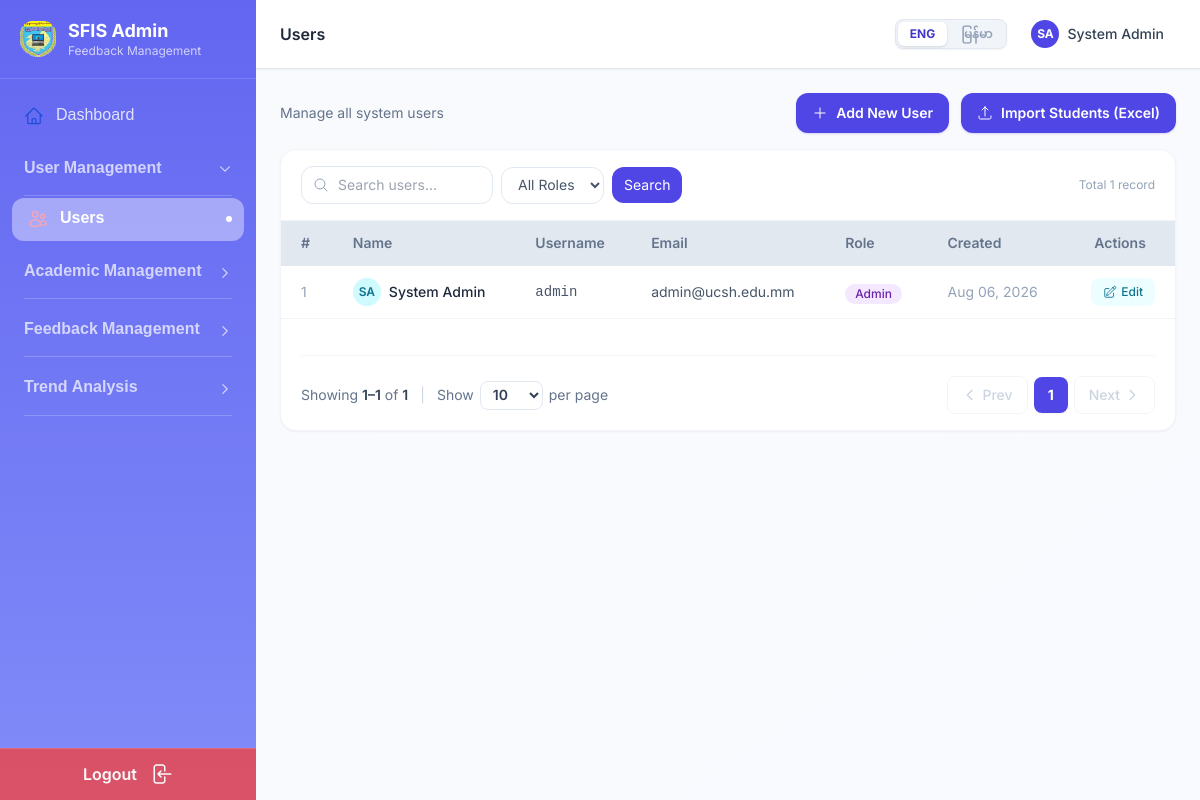
The page /admin/users.php (signed in) on the database its author committed.
### tables this page shows
CREATE TABLE IF NOT EXISTS users (
    id INT AUTO_INCREMENT PRIMARY KEY,
    name VARCHAR(100) NOT NULL,
    username VARCHAR(50) NOT NULL UNIQUE,
    email VARCHAR(100) NOT NULL UNIQUE,
    password VARCHAR(255) NOT NULL,
    role ENUM('admin','teacher','student') NOT NULL,
    profile_image VARCHAR(255) DEFAULT NULL,
    created_at TIMESTAMP DEFAULT CURRENT_TIMESTAMP,
    updated_at TIMESTAMP DEFAULT CURRENT_TIMESTAMP ON UPDATE CURRENT_TIMESTAMP
);

### admin/users.php (the view, shortened to what the rows shown need)
<?php
require_once '../config/db.php';
require_once '../includes/auth.php';
require_once '../includes/functions.php';
$pageTitle = $LANG['users_title'] ?? 'Users';
$perPage = max(10, min(100, (int) ($_GET['per_page'] ?? 10)));
$page = max(1, (int) ($_GET['page'] ?? 1));
$whereParts = [];
$params = [];
$types = '';
$where = $whereParts ? 'WHERE ' . implode(' AND ', $whereParts) : '';
$cntStmt = $conn->prepare("SELECT COUNT(*) AS c FROM users $where");
$cntStmt->execute();
$total = (int) $cntStmt->get_result()->fetch_assoc()['c'];
$pg = paginate($total, $perPage, $page);
$off = $pg['offset'];
$dataStmt = $conn->prepare("SELECT * FROM users $where ORDER BY id DESC LIMIT ? OFFSET ?");
$p2 = array_merge($params, [$perPage, $off]);
$t2 = $types . 'ii';
$dataStmt->bind_param($t2, ...$p2);
$dataStmt->execute();
$rows = $dataStmt->get_result()->fetch_all(MYSQLI_ASSOC);
include '../includes/admin_header.php';
include '../includes/admin_sidebar.php';
?>
<div class="bg-white rounded-2xl shadow-sm border border-slate-100 overflow-hidden">
    <div class="overflow-x-auto">
        <table class="w-full">
            <thead class="bg-slate-200 border-b border-slate-200">
                <tr>
                    <th class="text-left px-5 py-3 text-slate-500 text-sm font-semibold">#</th>
                    <th class="text-left px-5 py-3 text-slate-500 text-sm font-semibold">
                        <?= $LANG['col_name'] ?? 'Name' ?>
                    </th>
                    <th class="text-left px-5 py-3 text-slate-500 text-sm font-semibold">
                        <?= $LANG['col_username'] ?? 'Username' ?>
                    </th>
                    <th class="text-left px-5 py-3 text-slate-500 text-sm font-semibold">
                        <?= $LANG['col_email'] ?? 'Email' ?>
                    </th>
                    <th class="text-left px-5 py-3 text-slate-500 text-sm font-semibold">
                        <?= $LANG['col_role'] ?? 'Role' ?>
                    </th>
                    <th class="text-left px-5 py-3 text-slate-500 text-sm font-semibold">
                        <?= $LANG['col_created'] ?? 'Created' ?>
                    </th>
                    <th class="text-center px-5 py-3 text-slate-500 text-sm font-semibold">
                        <?= $LANG['col_actions'] ?? 'Actions' ?>
                    </th>
                </tr>
            </thead>
            <tbody class="divide-y divide-slate-100">
                <?php if ($rows):
                    foreach ($rows as $i => $row): ?>
                        <tr class="hover:bg-slate-50 transition-colors">
                            <td class="px-5 py-3 text-sm text-slate-400"><?= $pg['offset'] + $i + 1 ?></td>
                            <td class="px-5 py-3">
                                <div class="flex items-center gap-2">
                                    <div
                                        class="w-7 h-7 rounded-full bg-cyan-100 flex items-center justify-center text-xs font-semibold text-cyan-700 flex-shrink-0">
                                        <?= e(avatarInitials($row['name'])) ?>
                                    </div>
                                    <span class="text-sm font-medium text-slate-800"><?= e($row['name']) ?></span>
                                </div>
                            </td>
                            <td class="px-5 py-3 text-sm text-slate-600 font-mono"><?= e($row['username']) ?></td>
                            <td class="px-5 py-3 text-sm text-slate-600"><?= e($row['email']) ?></td>
                            <td class="px-5 py-3"><?= badgeRole($row['role']) ?></td>
                            <td class="px-5 py-3 text-sm text-slate-400"><?= formatDate($row['created_at']) ?></td>
                            <td class="px-5 py-3 text-right">
                                <div class="flex items-center justify-end gap-2">
                                    <button onclick="openEdit(<?= htmlspecialchars(json_encode($row), ENT_QUOTES) ?>)"
                                        class="inline-flex items-center gap-1 px-3 py-1.5 text-xs font-medium text-cyan-700 bg-cyan-50 hover:bg-cyan-100 rounded-lg">
                                        <?= iconSvg('edit', 'w-3.5 h-3.5') ?>         <?= $LANG['edit'] ?? 'Edit' ?>
                                    </button>
                                </div>
                            </td>
                        </tr>
                    <?php endforeach; endif ?>
            </tbody>
        </table>
    </div>
</div>
<?php include '../includes/admin_footer.php'; ?>

### includes/admin_sidebar.php (shortened to what the rows shown need)
        <?php $groupActive = false; ?>
        <?php foreach ($nav as $item): ?>
            <?php if (($item['type'] ?? '') === 'section'): ?>
                <?php if ($groupActive): ?>
                    </div>
                    <?php $groupActive = false; ?>
                <?php endif; ?>
                <p class="px-3 pt-4 pb-1
                           text-[12px]
                           font-semibold
                           leading-[1.7]
                           tracking-wide
                           text-white/60">
                    <?= e($item['label']) ?>
                </p>
            <?php elseif (($item['type'] ?? '') === 'group'): ?>
                <?php if ($groupActive): ?>
                    </div>
                    <?php $groupActive = false; ?>
                <?php endif; ?>
                <?php $groupKey = $item['key']; ?>
                <div class="px-3 pt-4 pb-0">
                    <button onclick="toggleGroup('<?= $groupKey ?>')" class="w-full flex items-center justify-between
                               pb-3
                               text-[16px]
                               font-semibold
                               leading-[1.7]
                               text-white/70
                               hover:text-white
                               transition-colors
                               border-b border-white/20">
                        <span>
                            <?= e($item['label']) ?>
                        </span>
                        <svg id="chevron-<?= $groupKey ?>" xmlns="http://www.w3.org/2000/svg" fill="none" viewBox="0 0 24 24"
                            stroke-width="2" stroke="currentColor" class="w-3.5 h-3.5 flex-shrink-0
                                   transition-transform duration-200
                                   <?= $item['isOpen'] ? 'rotate-90' : '' ?>">
                            <path stroke-linecap="round" stroke-linejoin="round" d="M8.25 4.5l7.5 7.5-7.5 7.5" />
                        </svg>
                    </button>
                </div>
                <div id="group-<?= $groupKey ?>" class="<?= $item['isOpen'] ? '' : 'hidden' ?>">
                    <?php $groupActive = true; ?>
                <?php else:
                ?>
                        <?= iconSvg(
                            $item['icon'],
                            'w-5 h-5 flex-shrink-0 ' .
                            ($item['iconColor'] ?? 'text-white/80')
                        ) ?>
                <?php endif; ?>
            <?php endforeach; ?>
            <?php if ($groupActive): ?>
            </div>
        <?php endif; ?>
<div class="flex-1 flex flex-col min-w-0 overflow-hidden">
    <header class="
            bg-white
            border-b border-slate-200
            px-4 lg:px-6
            py-3.5
            flex items-center gap-4
            flex-shrink-0
            sticky top-0
            z-20
            shadow-sm
        ">
        <div>
            <h1 class="text-base font-semibold text-slate-800">
                <?= e($pageTitle) ?>
            </h1>
        </div>
        <div class="ml-auto flex items-center gap-3">
            <a href="/studentfeedbackucsh/admin/profile.php" class="
                    flex items-center gap-2
                    px-3 py-1.5
                    rounded-xl
                    hover:bg-slate-50
                    transition-colors
                ">
                <?php if (!empty($user['profile_image'])): ?>
                    <img src="/studentfeedbackucsh/<?= e($user['profile_image']) ?>" alt="Profile"
                        class="w-7 h-7 rounded-full object-cover">
                <?php else: ?>
                    <div class="
                            w-7 h-7
                            rounded-full
                            bg-indigo-600
                            flex items-center justify-center
                            text-xs
                            font-bold
                            text-white
                        ">
                        <?= e($initials) ?>
                    </div>
                <?php endif; ?>
                <span class="hidden md:block text-sm font-medium text-slate-700">
                    <?= e($user['name']) ?>
                </span>
            </a>
        </div>
    </header>
    <main class="flex-1 overflow-y-auto p-4 lg:p-6">

### includes/functions.php (shortened to what the rows shown need)
<?php
function e(string $s): string
{
    return htmlspecialchars($s, ENT_QUOTES, 'UTF-8');
}
function formatDate(?string $date): string
{
    return date('M d, Y', strtotime($date));
}
function avatarInitials(string $name): string
{
    $parts = array_filter(explode(' ', trim($name)));
    $initials = '';
    foreach ($parts as $p) {
        $initials .= strtoupper($p[0]);
        if (strlen($initials) >= 2)
            break;
    }
    return $initials ?: 'U';
}
function paginate(int $total, int $perPage, int $current): array
{
    $totalPages = max(1, (int) ceil($total / $perPage));
    $current = max(1, min($current, $totalPages));
    return [
        'total' => $total,
        'per_page' => $perPage,
        'current' => $current,
        'total_pages' => $totalPages,
        'offset' => ($current - 1) * $perPage,
    ];
}
function badgeRole(string $role): string
{
    global $LANG;
    return match ($role) {
        'admin' => '<span class="inline-flex items-center px-2.5 py-0.5 rounded-full text-xs font-medium bg-purple-100 text-purple-800">' . e($LANG['admin_role'] ?? 'Admin') . '</span>',
        'teacher' => '<span class="inline-flex items-center px-2.5 py-0.5 rounded-full text-xs font-medium bg-cyan-100 text-cyan-800">' . e($LANG['teacher_role'] ?? 'Teacher') . '</span>',
        'student' => '<span class="inline-flex items-center px-2.5 py-0.5 rounded-full text-xs font-medium bg-green-100 text-green-800">' . e($LANG['student_role'] ?? 'Student') . '</span>',
        default => '<span class="inline-flex items-center px-2.5 py-0.5 rounded-full text-xs font-medium bg-slate-100 text-slate-700">' . e($role) . '</span>',
    };
}
function iconSvg(string $name, string $class = 'w-5 h-5'): string
{
    $d = $paths[$name] ?? '';
    return "<svg xmlns=\"http://www.w3.org/2000/svg\" fill=\"none\" viewBox=\"0 0 24 24\" stroke-width=\"1.5\" stroke=\"currentColor\" class=\"{$class}\"><path stroke-linecap=\"round\" stroke-linejoin=\"round\" d=\"{$d}\"/></svg>";
}

### rows shown on the page
users: name "SA", name "System Admin", offset "1", username "admin", email "admin@ucsh.edu.mm", role "Admin", created_at "Aug 06, 2026"

### other values the page prints
$LANG['admin_portal'] "SFIS Admin"
$LANG['admin_portal_sub'] "Feedback Management"
$item['label'] "Dashboard"
$item['label'] "User Management"
$item['label'] "Users"
$item['label'] "Academic Management"
$item['label'] "Feedback Management"
$item['label'] "Trend Analysis"
$LANG['logout'] "Logout"
$pageTitle "Users"
$LANG['users_subtitle'] "Manage all system users"
$LANG['add_user'] "Add New User"
$LANG["search"] "Search"
$LANG['total'] "Total"
$total "1"
